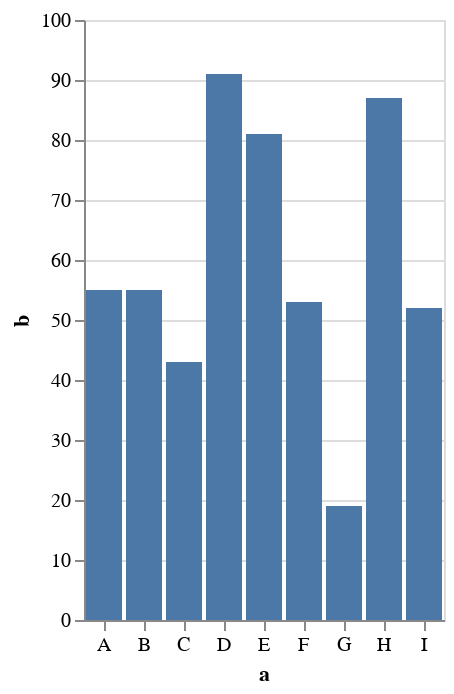

The Vega-Lite source for this figure:
### Vega-Lite specification from a JSON file in a GitHub repository (floating-point values rounded to 4 significant figures)
{"$schema": "https://vega.github.io/schema/vega-lite/v4.json", "description": "A simple bar chart with embedded data.", "data": {"values": [{"a": "A", "b": 55}, {"a": "B", "b": 55}, {"a": "C", "b": 43}, {"a": "D", "b": 91}, {"a": "E", "b": 81}, {"a": "F", "b": 53}, {"a": "G", "b": 19}, {"a": "H", "b": 87}, {"a": "I", "b": 52}]}, "mark": "bar", "encoding": {"x": {"field": "a", "type": "nominal", "axis": {"labelAngle": 0}}, "y": {"field": "b", "type": "quantitative"}}, "config": {}}
